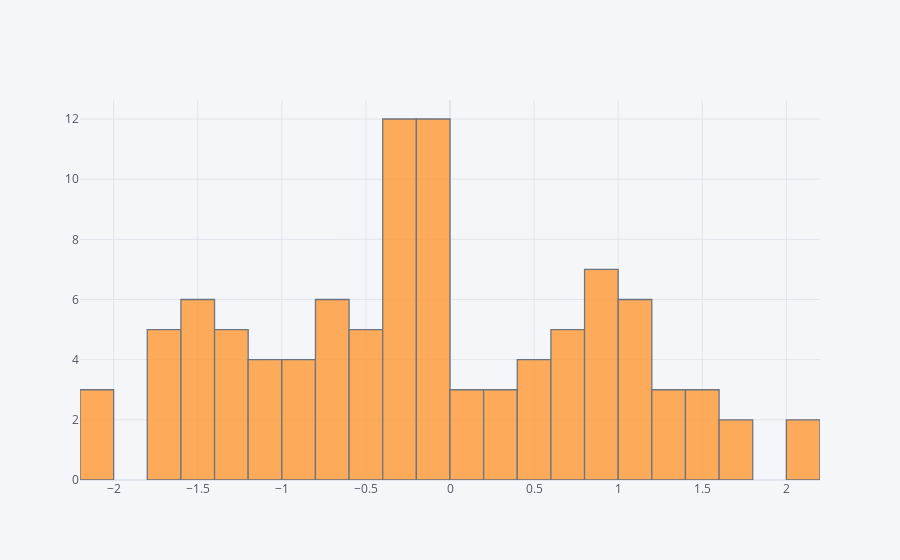

Here is the notebook cell this chart was saved with:
### Markdown cell above
## histogram

### Code cell
df['A'].iplot(kind='hist',bins=25)

### Figure 1 — Plotly figure (JSON) as saved in the notebook; plotly's stock layout.template omitted (floating-point values rounded to 4 significant figures)
{"data": [{"histfunc": "count", "histnorm": "", "marker": {"color": "rgba(255, 153, 51, 1.0)", "line": {"color": "#4D5663", "width": 1.3}}, "name": "A", "nbinsx": 25, "opacity": 0.8, "orientation": "v", "type": "histogram", "x": [0.8154, 2.058, -1.538, -0.1508, -1.4, -1.732, 1.641, -0.9312, 0.05626, 0.6844, 0.455, 1.215, -1.056, -1.611, -1.132, 0.51, -1.297, -0.7352, -1.577, -0.5475, -0.5822, -1.529, -0.9685, -0.3161, -0.9339, -0.3254, -0.5019, -0.05076, 0.8144, 1.134, -0.06171, 0.6259, -0.4078, -0.3243, 0.2778, 0.3338, -0.04131, 0.1864, -0.4578, -1.376, -0.6697, -1.343, -0.1017, 0.825, 1.743, 1.389, 0.5023, -1.597, 0.2507, -0.2568, -0.6418, -0.3541, 0.7718, -0.04398, -1.462, 0.4184, -0.001455, -2.052, -0.1953, 0.9451, 0.9977, -0.9894, -0.3258, -0.3957, -2.146, 1.138, 1.34, 0.6003, -1.713, 1.41, -1.176, 1.482, 1.047, 1.164, 0.8273, -1.387, -2.027, -0.6867, -1.247, -1.746, -0.298, -0.1469, 1.022, -1.649, -0.08334, 0.9161, -0.1704, -0.2622, 1.005, 1.532, 0.7271, -0.3626, -1.065, -0.778, -0.28, -0.3199, 2.156, -0.1386, -0.7493, 0.04553]}], "layout": {"autosize": true, "barmode": "overlay", "legend": {"bgcolor": "#F5F6F9", "font": {"color": "#4D5663"}}, "paper_bgcolor": "#F5F6F9", "plot_bgcolor": "#F5F6F9", "title": {"font": {"color": "#4D5663"}}, "xaxis": {"autorange": true, "gridcolor": "#E1E5ED", "range": [-2.2, 2.2], "showgrid": true, "tickfont": {"color": "#4D5663"}, "title": {"font": {"color": "#4D5663"}, "text": ""}, "type": "linear", "zerolinecolor": "#E1E5ED"}, "yaxis": {"autorange": true, "gridcolor": "#E1E5ED", "range": [0, 12.63], "showgrid": true, "tickfont": {"color": "#4D5663"}, "title": {"font": {"color": "#4D5663"}, "text": ""}, "zerolinecolor": "#E1E5ED"}}}
